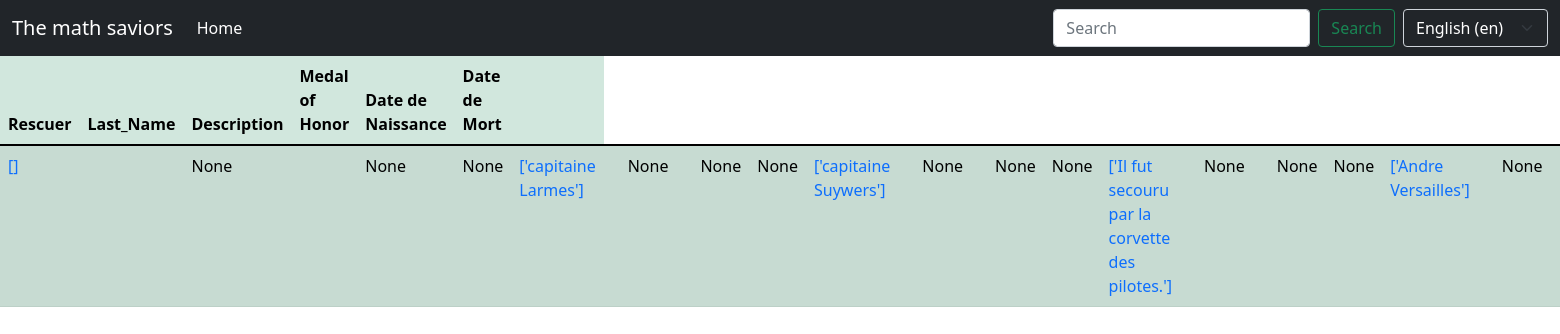
The page /rescuer_list/ on the database its author committed.
### base_app/models.py (models this page shows, shortened)
class Rescuer(models.Model):
    has_been_published = models.BooleanField(verbose_name=_("has been published"))
    first_name = models.CharField(max_length=100, verbose_name=_("first name"))
    last_name = models.CharField(max_length=100, verbose_name=_("last name"))
    description = models.TextField(max_length=1000, verbose_name=_("description"), null=True)
    medals = models.ManyToManyField(MedalOfHonor, verbose_name=_("medals of honor"), null=True)
    birth_date = models.DateTimeField(verbose_name=_("birth date"), null=True)
    death_date = models.DateTimeField(verbose_name=_("death date"), null=True)

### base_app/views.py (the view)
# urls.py: path('rescuer_list/', views.RescuerListView.as_view(), name="rescuer_list"),
class RescuerListView(ListView):
    model = models.Rescuer
    template_name = 'list_views/rescuer_list.html'

### base_app/templates/list_views/rescuer_list.html (shortened to what this page needs)
{% extends 'base.html' %}
{% block content %}
    <table class="table table-success  table-striped">
        <thead>
        <tr>
            <th>Rescuer</th>
            <th>Last_Name</th>
            <th>Description</th>
            <th>Medal of Honor</th>
            <th>Date de Naissance</th>
            <th>Date de Mort</th>
            <th></th>
        </tr>
        </thead>
        <tbody>
        {% if object_list %}
                {% for rescuer in object_list %}
                    <article>
                    <td>
                        <a class="text-decoration-none "
                           href="{% url 'base_app:rescuer_detail' pk=rescuer.pk %} ">{{ rescuer.first_name }}</a>
                    </td>
                    <td>
                    </td>
                    <td>
                        {{ rescuer.description }}
                    </td>
                    <td></td>
                    <td>
                        {{ rescuer.birth_date }}
                    </td>
                    <td>
                        {{ rescuer.death_date }}
                    </td>
                    </article>
                {% endfor %}
        {% else %}
            <p>There are no rescuer in the library.</p>
        {% endif %}
        </tbody>
    </table>
{% endblock %}

### rows shown on the page
Rescuer: first_name "[]", description "None", birth_date "None", death_date "None"
Rescuer: first_name "['capitaine Larmes']", description "None", birth_date "None", death_date "None"
Rescuer: first_name "['capitaine Suywers']", description "None", birth_date "None", death_date "None"
Rescuer: first_name "['Il fut secouru par la corvette des pilotes.']", description "None", birth_date "None", death_date "None"
Rescuer: first_name "['Andre Versailles']", description "None"

### other values the page prints
form field language "English (en)"
